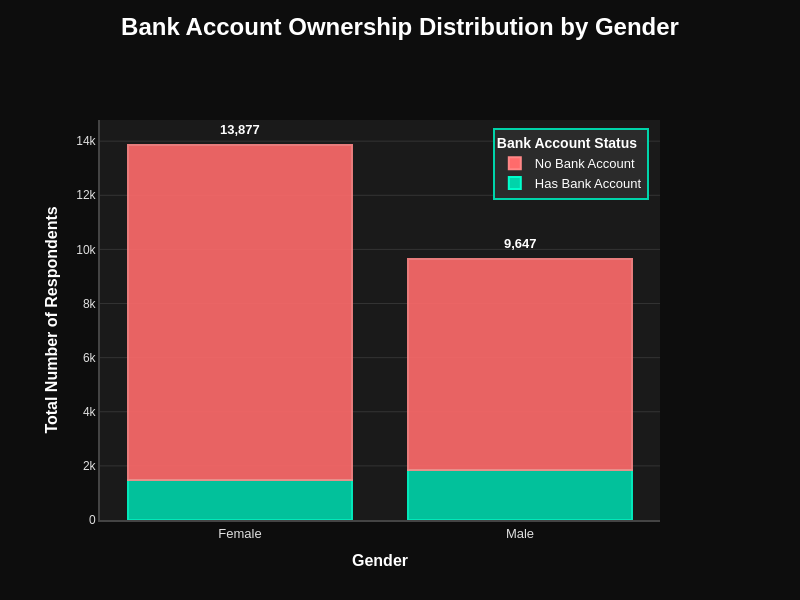

Write notebook code for a chart like this one.
### Code cell
import plotly.graph_objects as go
import pandas as pd

# Calculate detailed statistics by gender
gender_detailed = df.groupby('gender_of_respondent').agg({
    'bank_account': ['sum', 'count', 'mean']
}).reset_index()

# Flatten column names
gender_detailed.columns = ['gender', 'has_account', 'total_count', 'percentage']
gender_detailed['no_account'] = gender_detailed['total_count'] - gender_detailed['has_account']
gender_detailed['percentage'] = gender_detailed['percentage'] * 100
gender_detailed['no_account_pct'] = 100 - gender_detailed['percentage']

# Sort by total count
gender_detailed = gender_detailed.sort_values('total_count', ascending=False)

# Create stacked bar chart
fig = go.Figure()

# Add bar for those WITH bank account
fig.add_trace(go.Bar(
    name='Has Bank Account',
    x=gender_detailed['gender'],
    y=gender_detailed['has_account'],
    marker=dict(
        color='#00d4aa',
        line=dict(color='#00ffcc', width=2),
        opacity=0.9
    ),
    hovertemplate=(
        '<b style="font-size:14px">%{x}</b><br><br>' +
        '<span style="color:#00d4aa">● Has Bank Account</span><br>' +
        'Count: <b>%{y:,}</b><br>' +
        'Percentage: <b>%{customdata:.1f}%</b><br>' +
        '<extra></extra>'
    ),
    customdata=gender_detailed['percentage']
))

# Add bar for those WITHOUT bank account
fig.add_trace(go.Bar(
    name='No Bank Account',
    x=gender_detailed['gender'],
    y=gender_detailed['no_account'],
    marker=dict(
        color='#ff6b6b',
        line=dict(color='#ff8787', width=2),
        opacity=0.9
    ),
    hovertemplate=(
        '<b style="font-size:14px">%{x}</b><br><br>' +
        '<span style="color:#ff6b6b">● No Bank Account</span><br>' +
        'Count: <b>%{y:,}</b><br>' +
        'Percentage: <b>%{customdata:.1f}%</b><br>' +
        '<extra></extra>'
    ),
    customdata=gender_detailed['no_account_pct']
))

# Add total count annotations on top of bars
annotations = []
for idx, row in gender_detailed.iterrows():
    annotations.append(
        dict(
            x=row['gender'],
            y=row['total_count'],
            text=f"<b>{row['total_count']:,}</b>",
            showarrow=False,
            yshift=15,
            font=dict(size=13, color='#ffffff', family='Arial, sans-serif')
        )
    )

# Update layout for dark theme professional dashboard
fig.update_layout(
    title=dict(
        text='<b>Bank Account Ownership Distribution by Gender</b>',
        font=dict(size=24, color='#ffffff', family='Arial, sans-serif'),
        x=0.5,
        xanchor='center',
        y=0.97,
        yanchor='top'
    ),
    xaxis=dict(
        title=dict(
            text='<b>Gender</b>',
            font=dict(size=16, color='#ffffff'),
        ),
        tickfont=dict(size=13, color='#e0e0e0'),
        showgrid=False,
        showline=True,
        linewidth=2,
        linecolor='#444444',
        zeroline=False
    ),
    
    yaxis=dict(
        title=dict(
            text='<b>Total Number of Respondents</b>',
            font=dict(size=16, color='#ffffff'),
        ),
        
        tickfont=dict(size=12, color='#e0e0e0'),
        showgrid=True,
        gridcolor='#333333',
        gridwidth=1,
        showline=True,
        linewidth=2,
        linecolor='#444444',
        zeroline=False
    ),
    barmode='stack',
    plot_bgcolor='#1a1a1a',
    paper_bgcolor='#0d0d0d',
    hovermode='closest',
    hoverlabel=dict(
        bgcolor='#2d2d2d',
        font_size=13,
        font_family='Arial, sans-serif',
        bordercolor='#00d4aa'
    ),
    showlegend=True,
    legend=dict(
        title=dict(
            text='<b>Bank Account Status</b>', 
            font=dict(size=14, color='#ffffff')
        ),
        orientation='v',
        yanchor='top',
        y=0.98,
        xanchor='right',
        x=0.98,
        bgcolor='rgba(45, 45, 45, 0.95)',
        bordercolor='#00d4aa',
        borderwidth=2,
        font=dict(size=13, family='Arial, sans-serif', color='#ffffff')
    ),
    margin=dict(l=100, r=140, t=120, b=80),
    font=dict(family='Arial, sans-serif', color='#ffffff'),
    height=600,
    width=800,
    annotations=annotations
)

# Save as standalone HTML file
fig.write_html('bank_account_ownership_distribution_by_gender.html')

# Display the figure
fig.show()

### Figure 1 — Plotly figure (JSON) as saved in the notebook; plotly's stock layout.template omitted (floating-point values rounded to 4 significant figures)
{"data": [{"customdata": [10.68, 18.97], "hovertemplate": "<b style=\"font-size:14px\">%{x}</b><br><br><span style=\"color:#00d4aa\">● Has Bank Account</span><br>Count: <b>%{y:,}</b><br>Percentage: <b>%{customdata:.1f}%</b><br><extra></extra>", "marker": {"color": "#00d4aa", "line": {"color": "#00ffcc", "width": 2}, "opacity": 0.9}, "name": "Has Bank Account", "type": "bar", "x": ["Female", "Male"], "y": [1482, 1830]}, {"customdata": [89.32, 81.03], "hovertemplate": "<b style=\"font-size:14px\">%{x}</b><br><br><span style=\"color:#ff6b6b\">● No Bank Account</span><br>Count: <b>%{y:,}</b><br>Percentage: <b>%{customdata:.1f}%</b><br><extra></extra>", "marker": {"color": "#ff6b6b", "line": {"color": "#ff8787", "width": 2}, "opacity": 0.9}, "name": "No Bank Account", "type": "bar", "x": ["Female", "Male"], "y": [12395, 7817]}], "layout": {"annotations": [{"font": {"color": "#ffffff", "family": "Arial, sans-serif", "size": 13}, "showarrow": false, "text": "<b>13,877</b>", "x": "Female", "y": 13877, "yshift": 15}, {"font": {"color": "#ffffff", "family": "Arial, sans-serif", "size": 13}, "showarrow": false, "text": "<b>9,647</b>", "x": "Male", "y": 9647, "yshift": 15}], "barmode": "stack", "font": {"color": "#ffffff", "family": "Arial, sans-serif"}, "height": 600, "hoverlabel": {"bgcolor": "#2d2d2d", "bordercolor": "#00d4aa", "font": {"family": "Arial, sans-serif", "size": 13}}, "hovermode": "closest", "legend": {"bgcolor": "rgba(45, 45, 45, 0.95)", "bordercolor": "#00d4aa", "borderwidth": 2, "font": {"color": "#ffffff", "family": "Arial, sans-serif", "size": 13}, "orientation": "v", "title": {"font": {"color": "#ffffff", "size": 14}, "text": "<b>Bank Account Status</b>"}, "x": 0.98, "xanchor": "right", "y": 0.98, "yanchor": "top"}, "margin": {"b": 80, "l": 100, "r": 140, "t": 120}, "paper_bgcolor": "#0d0d0d", "plot_bgcolor": "#1a1a1a", "showlegend": true, "title": {"font": {"color": "#ffffff", "family": "Arial, sans-serif", "size": 24}, "text": "<b>Bank Account Ownership Distribution by Gender</b>", "x": 0.5, "xanchor": "center", "y": 0.97, "yanchor": "top"}, "width": 800, "xaxis": {"linecolor": "#444444", "linewidth": 2, "showgrid": false, "showline": true, "tickfont": {"color": "#e0e0e0", "size": 13}, "title": {"font": {"color": "#ffffff", "size": 16}, "text": "<b>Gender</b>"}, "zeroline": false}, "yaxis": {"gridcolor": "#333333", "gridwidth": 1, "linecolor": "#444444", "linewidth": 2, "showgrid": true, "showline": true, "tickfont": {"color": "#e0e0e0", "size": 12}, "title": {"font": {"color": "#ffffff", "size": 16}, "text": "<b>Total Number of Respondents</b>"}, "zeroline": false}}}
